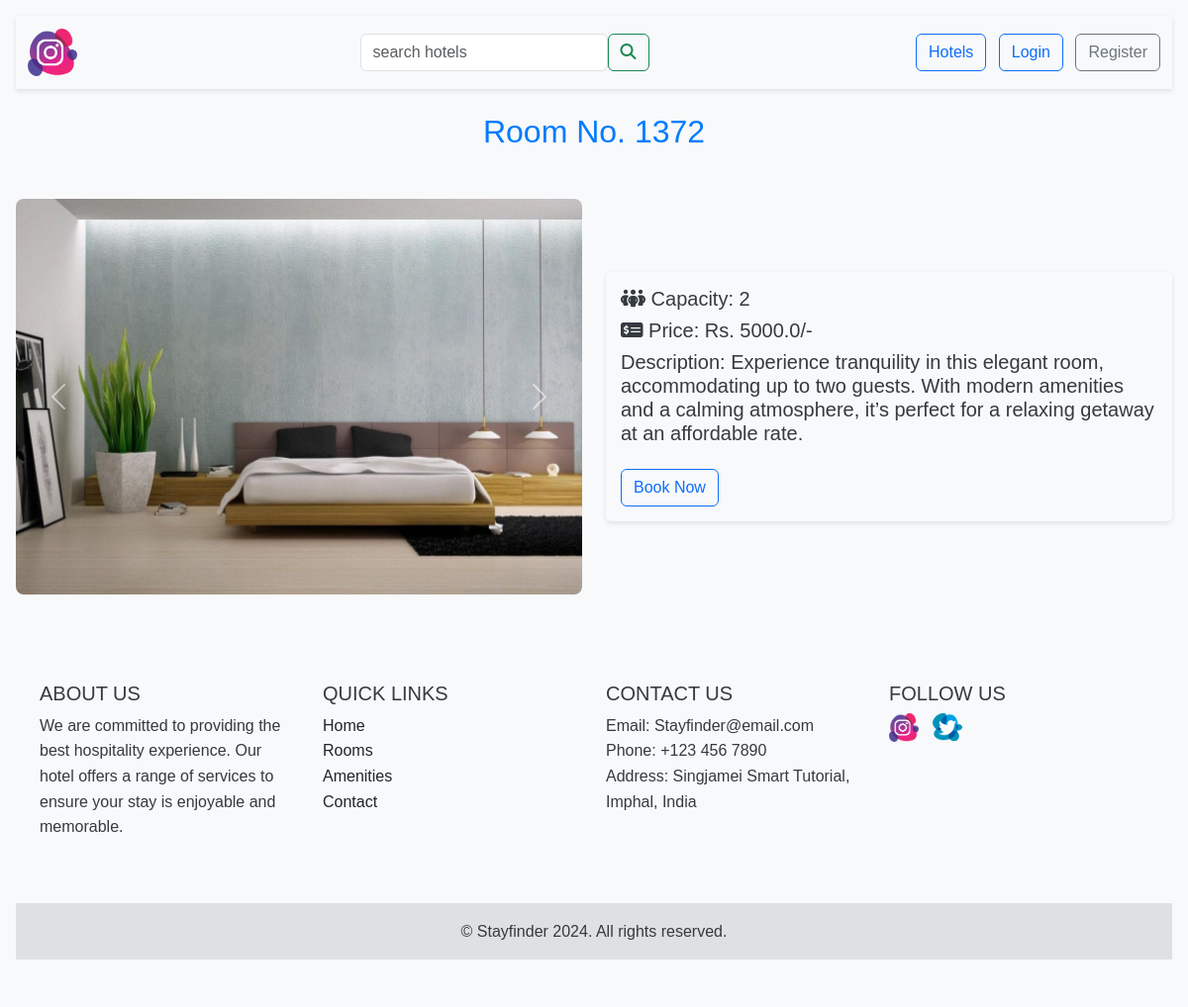
The page /room_details/?room=1 on the database its author committed.
### StayfinderApp/models.py (models this page shows, shortened)
class Room(models.Model):
    room_number = models.BigIntegerField()
    capacity = models.BigIntegerField()
    price = models.FloatField()
    is_empty = models.BooleanField(default=True)
    room_image = models.FileField(upload_to="room_images/", blank=True, null=True, default='no_image/noimage.png')
    room_image1 = models.FileField(upload_to="room_images/", blank=True, null=True, default='no_image/noimage.png')
    description = models.CharField(max_length=255)
    hotel = models.ForeignKey(Hotel, on_delete=models.CASCADE, related_name='rooms')
    top_ten=models.BooleanField(default=False)

### StayfinderApp/views.py (the view)
# urls.py: path('room_details/', views.room_details),
def room_details(request):
    room_id= request.GET["room"]
    room_details=Room.objects.filter(pk=room_id)[0]
    context={
        "room_details":room_details,
        }
    return render(request, 'room_details.html',context)

### StayfinderApp/templates/room_details.html (shortened to what this page needs)
{% extends 'base.html' %}
{% block content %}
<h2 class="text-center mt-3 mb-5">Room No. {{ room_details.room_number }}</h2>
<section title="Room details">
        <div class="row">
            <div class="col-sm-12 col-md-6 col-lg-6 d-flex">
                <div id="roomCarousel" class="carousel slide w-100" data-bs-ride="carousel">
                    <div class="carousel-inner h-100">
                        <div class="carousel-item active">
                            <img src="{{ room_details.room_image.url }}" class="d-block w-100" alt="Room Image 1">
                        </div>
                    </div>
                    <button class="carousel-control-prev" type="button" data-bs-target="#roomCarousel" data-bs-slide="prev">
                        <span class="carousel-control-prev-icon" aria-hidden="true"></span>
                    </button>
                    <button class="carousel-control-next" type="button" data-bs-target="#roomCarousel" data-bs-slide="next">
                        <span class="carousel-control-next-icon" aria-hidden="true"></span>
                    </button>
                </div>
            </div>
            <div class="col-sm-12 col-md-6 col-lg-6 d-flex align-items-center">
                <div class="room-details   w-100">
                    <h5 class="text-left"><i class="fa-solid fa-people-group"></i> Capacity: {{ room_details.capacity }}</h5>
                    <h5 class="text-left"><i class="fa-solid fa-money-check-dollar"></i> Price: Rs. {{ room_details.price }}/-</h5>
                    <h5 class="text-left">Description: {{ room_details.description }}</h5>
                    <button class="btn btn-outline-primary mt-3">Book Now</button>
                </div>
            </div>
        </div>
</section>
{% endblock %}

### StayfinderApp/templates/base.html (style rules this page uses)
body { font-family: 'Arial', sans-serif; line-height: 1.6; background-color: #f8f9fa; color: #343a40; margin: 0; padding: 0; }
h2 { margin-top: 2rem; margin-bottom: 1rem; color: #007bff; text-align: center; }
.carousel-item img { width: 100%; height: 400px; object-fit: cover; border-radius: 0.5rem; }
.room-details { background-color: #f8f9fa; padding: 15px; border-radius: 5px; box-shadow: 0 2px 5px rgba(0,0,0,0.1); }

### rows shown on the page
Room: room_number "1372", room_image (picture), capacity "2", price "5000.0", description "Experience tranquility in this elegant room, accommodating up to two guests. With modern amenities and a calming atmosphere, it’s perfect for a relaxing getaway at an affordable rate."
